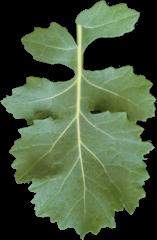
%> input picture All-Used-Matlab- Codes/seg leaf/1.jpg, 157 x 240 px
$ octave --eval "result = indirect_otsu(rgb2gray(imread('seg leaf/1.jpg')));"   (GNU Octave 9; MATLAB toolbox functions it lacks are replaced by stand-ins)
%> lines starting %> are read from the running program, lines starting %| are printed output that depends on the picture; in (x1, y1, x2, y2) boxes, pixels count from 0 and x2, y2 are one past the last pixel; in counts of white or black regions, pixels touching at a corner belong together; the program's own positions count from 1
function oo = indirect_otsu(img)
I = img;
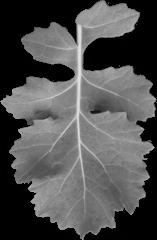
%> I: size 240x157 uint8; min 0, max 237, mean 79.3

level1 = graythresh(I)
%> level1 = 0.255
BW1 = im2bw(I,level1);
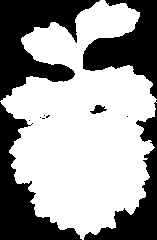
%> BW1: size 240x157 logical; 60.7% white; 11 black regions (6 under 20 px), largest, box (x1, y1, x2, y2) and area: (0, 0, 100, 101) 4770, (0, 102, 82, 240) 3801, (83, 0, 157, 99) 3479, (84, 100, 157, 240) 2659, (90, 105, 107, 114) 84

%imshow(BW1);

%hold on;
[rows,cols] = size(I);
%> rows = 240; cols = 157

% [7 lines of commented-out code are left out]


for p=1:2

    I = uint8(BW1.*double(I));

    Ni=imhist(I);
    Ni(1) = 0;
    N=sum(Ni);
    delamax=0;
    threshold=0;
    for k=2:255
        u=dot(0:255,Ni/N);
        w0=sum(Ni(1:k)/N);
        w1=1-w0;
        if w0==0||w0==1
            continue
        end
        u0=dot(0:(k-1),Ni(1:k)/N)/w0;
        u1=dot(k:255,Ni(k+1:256)/N)/w1;
        dela(k)=w0*(u-u0)^2+w1*(u-u1)^2;
% Find the maximum value of the variance between classes, and the k value
% corresponding to the maximum value is stored in
        if dela(k)>delamax
            delamax=dela(k);
            threshold=k-1;
        end
    end
% Below % is the threshold segmentation program
    if p == 2
        t2 = threshold;
    end
    if p == 3
        t3 = threshold;
        %	threshold = t2+(t3-t2)*0;
    end

% Get image width and height
    [width,height]=size(I);
    for i=1:width
        for j=1:height
            if(I(i,j)<threshold) % when the gray level is less than the threshold, it is black
                BW1(i,j)=0;
            else
                BW1(i,j)=1; % when the grayscale is greater than the threshold, it is white
            end
        end
    end

    if i == 2
        t2 = threshold;
    end


    if i == 3
        t3 = threshold;
    end

    %figure
    %hold on;
    %imshow(BW1),title ('Self-programming results')% display pictures

end
%> this loop made 2 passes
%> (N, t2) on pass 2: (11879, 161)
%> N on pass 1: 22873
%> pass 2, in indirect_otsu, `I = uint8(BW1.*double(I));`:
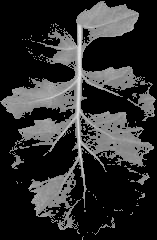
%> I: size 240x157 uint8; min 0, max 237, mean 46.1
%> after the loop:
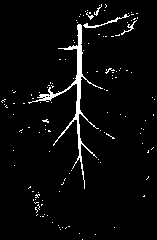
%> BW1: size 240x157 logical; 3.8% white; 131 white regions (125 under 20 px), largest, box (x1, y1, x2, y2) and area: (28, 24, 103, 189) 969, (83, 14, 130, 28) 98, (121, 20, 137, 35) 44, (94, 4, 102, 16) 25, (86, 12, 94, 20) 20, (105, 68, 115, 74) 20
%> after the loop, Ni = 256 values, max 487 at index 133, min 0 at index 1, mean 46.4; dela = 255 values, max 304.9 at index 129, min 0 at index 1, mean 81.88
oo = BW1;
%figure
%imshow(BW1),title('Self-programming results')% display pictures

$ run again, on All-Used-Matlab- Codes/seg leaf/10.jpg
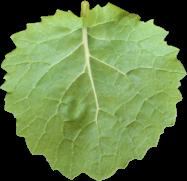
%> input picture All-Used-Matlab- Codes/seg leaf/10.jpg, 187 x 181 px
%> level1 = 0.31
%> in indirect_otsu, `BW1 = im2bw(I,level1);`:
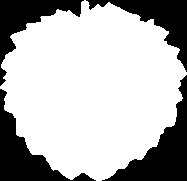
%> BW1: size 181x187 logical; 71.4% white; 4 black regions, box (x1, y1, x2, y2) and area: (102, 75, 187, 181) 2907, (0, 89, 96, 181) 2516, (86, 0, 187, 72) 2158, (0, 0, 84, 86) 2107
%> the loop in indirect_otsu, `for p=1:2` made 2 passes
%> (N, t2) on pass 2: (11716, 176)
%> after the loop in indirect_otsu, `for p=1:2`:
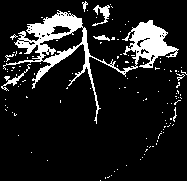
%> BW1: size 181x187 logical; 12.3% white; 121 white regions (113 under 20 px), largest, box (x1, y1, x2, y2) and area: (3, 10, 179, 124) 3467, (92, 5, 110, 26) 148, (1, 64, 31, 91) 128
%> after the loop in indirect_otsu, `for p=1:2`: Ni = 256 values, max 543 at index 161, min 0 at index 1, mean 45.77; dela = 255 values, max 250.4 at index 157, min -6.62e-12 at index 232, mean 45.23

$ run again, on All-Used-Matlab- Codes/seg leaf/11.jpg
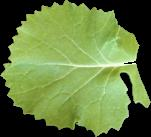
%> input picture All-Used-Matlab- Codes/seg leaf/11.jpg, 151 x 137 px
%> level1 = 0.318
%> in indirect_otsu, `BW1 = im2bw(I,level1);`:
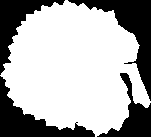
%> BW1: size 137x151 logical; 67.9% white; 4 black regions, box (x1, y1, x2, y2) and area: (68, 0, 151, 101) 2188, (0, 76, 95, 137) 1861, (0, 0, 65, 75) 1447, (97, 73, 151, 137) 1141
%> the loop in indirect_otsu, `for p=1:2` made 2 passes
%> (N, t2) on pass 2: (6470, 184)
%> after the loop in indirect_otsu, `for p=1:2`:
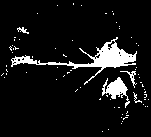
%> BW1: size 137x151 logical; 8.2% white; 71 white regions (66 under 20 px), largest, box (x1, y1, x2, y2) and area: (11, 37, 137, 85) 1100, (102, 77, 130, 108) 345, (120, 71, 137, 88) 63, (17, 27, 29, 34) 37, (133, 92, 142, 103) 27
%> after the loop in indirect_otsu, `for p=1:2`: Ni = 256 values, max 395 at index 165, min 0 at index 1, mean 25.27; dela = 255 values, max 218.5 at index 163, min -6.99e-12 at index 251, mean 60.77

$ run again, on All-Used-Matlab- Codes/seg leaf/12.jpg
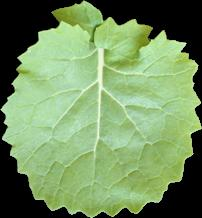
%> input picture All-Used-Matlab- Codes/seg leaf/12.jpg, 202 x 218 px
%> level1 = 0.357
%> in indirect_otsu, `BW1 = im2bw(I,level1);`:
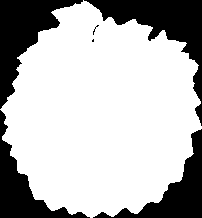
%> BW1: size 218x202 logical; 72% white; 6 black regions (2 under 20 px), largest, box (x1, y1, x2, y2) and area: (84, 0, 202, 126) 3830, (0, 0, 83, 109) 3409, (93, 129, 202, 218) 2609, (0, 110, 90, 218) 2486
%> the loop in indirect_otsu, `for p=1:2` made 2 passes
%> (N, t2) on pass 2: (17726, 195)
%> after the loop in indirect_otsu, `for p=1:2`:
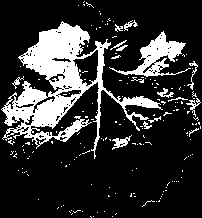
%> BW1: size 218x202 logical; 19.6% white; 184 white regions (168 under 20 px), largest, box (x1, y1, x2, y2) and area: (1, 21, 163, 159) 6346, (109, 31, 191, 77) 1158, (112, 135, 132, 150) 116
%> after the loop in indirect_otsu, `for p=1:2`: Ni = 256 values, max 668 at index 197, min 0 at index 1, mean 69.24; dela = 255 values, max 269.9 at index 178, min 0 at index 1, mean 46.12
